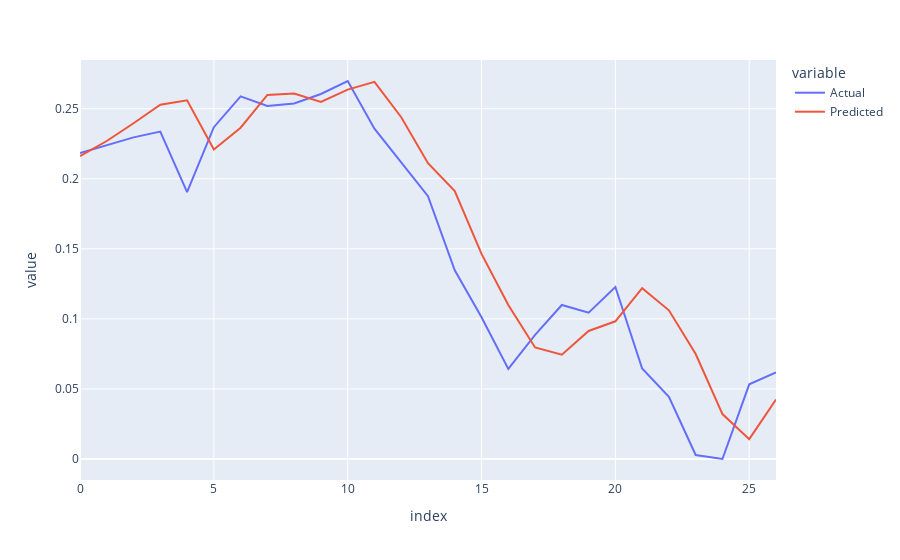

The notebook cell saved with this chart:
### Code cell
px.line(export_dataset)

### Figure 1 — Plotly figure (JSON) as saved in the notebook; plotly's stock layout.template omitted (floating-point values rounded to 4 significant figures)
{"data": [{"hovertemplate": "variable=Actual<br>index=%{x}<br>value=%{y}<extra></extra>", "legendgroup": "Actual", "line": {"color": "#636efa", "dash": "solid"}, "marker": {"symbol": "circle"}, "mode": "lines", "name": "Actual", "orientation": "v", "showlegend": true, "type": "scatter", "x": [0, 1, 2, 3, 4, 5, 6, 7, 8, 9, 10, 11, 12, 13, 14, 15, 16, 17, 18, 19, 20, 21, 22, 23, 24, 25, 26], "xaxis": "x", "y": [0.2184, 0.2241, 0.2295, 0.2337, 0.1904, 0.2368, 0.2588, 0.2519, 0.2537, 0.2605, 0.2698, 0.2358, 0.2121, 0.1876, 0.1346, 0.1011, 0.06425, 0.08859, 0.1099, 0.1044, 0.1227, 0.06456, 0.04436, 0.002864, 0, 0.05329, 0.06186], "yaxis": "y"}, {"hovertemplate": "variable=Predicted<br>index=%{x}<br>value=%{y}<extra></extra>", "legendgroup": "Predicted", "line": {"color": "#EF553B", "dash": "solid"}, "marker": {"symbol": "circle"}, "mode": "lines", "name": "Predicted", "orientation": "v", "showlegend": true, "type": "scatter", "x": [0, 1, 2, 3, 4, 5, 6, 7, 8, 9, 10, 11, 12, 13, 14, 15, 16, 17, 18, 19, 20, 21, 22, 23, 24, 25, 26], "xaxis": "x", "y": [0.2161, 0.2269, 0.2396, 0.2528, 0.2559, 0.2209, 0.2364, 0.2598, 0.2608, 0.2548, 0.2636, 0.2691, 0.2439, 0.2111, 0.1912, 0.1464, 0.1099, 0.07957, 0.07442, 0.09139, 0.09827, 0.1219, 0.1061, 0.0749, 0.03206, 0.0142, 0.04249], "yaxis": "y"}], "layout": {"legend": {"title": {"text": "variable"}, "tracegroupgap": 0}, "margin": {"t": 60}, "xaxis": {"anchor": "y", "domain": [0, 1], "title": {"text": "index"}}, "yaxis": {"anchor": "x", "domain": [0, 1], "title": {"text": "value"}}}}
